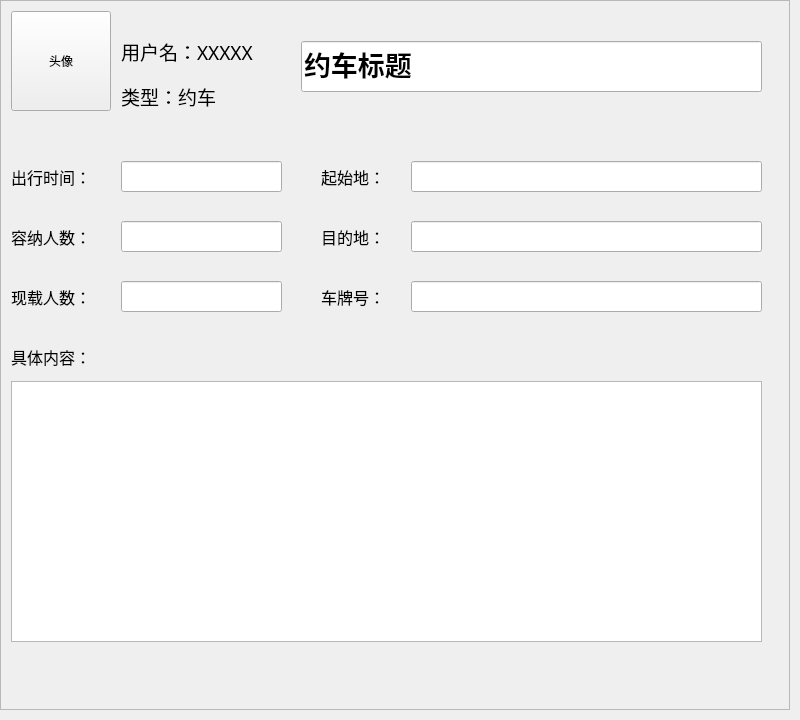
<?xml version="1.0" encoding="UTF-8"?>
<ui version="4.0">
 <class>YuechePublish</class>
 <widget class="QWidget" name="YuechePublish">
  <property name="geometry">
   <rect>
    <x>0</x>
    <y>0</y>
    <width>800</width>
    <height>720</height>
   </rect>
  </property>
  <property name="minimumSize">
   <size>
    <width>800</width>
    <height>720</height>
   </size>
  </property>
  <property name="maximumSize">
   <size>
    <width>800</width>
    <height>720</height>
   </size>
  </property>
  <property name="windowTitle">
   <string>Form</string>
  </property>
  <widget class="QScrollArea" name="scrollArea">
   <property name="geometry">
    <rect>
     <x>0</x>
     <y>0</y>
     <width>790</width>
     <height>710</height>
    </rect>
   </property>
   <property name="minimumSize">
    <size>
     <width>790</width>
     <height>710</height>
    </size>
   </property>
   <property name="maximumSize">
    <size>
     <width>790</width>
     <height>700</height>
    </size>
   </property>
   <property name="verticalScrollBarPolicy">
    <enum>Qt::ScrollBarAsNeeded</enum>
   </property>
   <property name="widgetResizable">
    <bool>true</bool>
   </property>
   <widget class="QWidget" name="scrollAreaWidgetContents">
    <property name="geometry">
     <rect>
      <x>0</x>
      <y>0</y>
      <width>788</width>
      <height>708</height>
     </rect>
    </property>
    <widget class="QLabel" name="label_10">
     <property name="geometry">
      <rect>
       <x>10</x>
       <y>340</y>
       <width>91</width>
       <height>31</height>
      </rect>
     </property>
     <property name="font">
      <font>
       <family>Agency FB</family>
       <pointsize>12</pointsize>
      </font>
     </property>
     <property name="text">
      <string>具体内容：</string>
     </property>
    </widget>
    <widget class="QLabel" name="label_7">
     <property name="geometry">
      <rect>
       <x>10</x>
       <y>220</y>
       <width>101</width>
       <height>31</height>
      </rect>
     </property>
     <property name="font">
      <font>
       <family>Agency FB</family>
       <pointsize>12</pointsize>
      </font>
     </property>
     <property name="text">
      <string>容纳人数：</string>
     </property>
    </widget>
    <widget class="QLineEdit" name="lineEdit">
     <property name="geometry">
      <rect>
       <x>300</x>
       <y>40</y>
       <width>461</width>
       <height>51</height>
      </rect>
     </property>
     <property name="font">
      <font>
       <family>Agency FB</family>
       <pointsize>20</pointsize>
       <weight>75</weight>
       <bold>true</bold>
      </font>
     </property>
     <property name="layoutDirection">
      <enum>Qt::LeftToRight</enum>
     </property>
     <property name="text">
      <string>约车标题</string>
     </property>
     <property name="clearButtonEnabled">
      <bool>false</bool>
     </property>
    </widget>
    <widget class="QLabel" name="label_9">
     <property name="geometry">
      <rect>
       <x>320</x>
       <y>280</y>
       <width>101</width>
       <height>31</height>
      </rect>
     </property>
     <property name="font">
      <font>
       <family>Agency FB</family>
       <pointsize>12</pointsize>
      </font>
     </property>
     <property name="text">
      <string>车牌号：</string>
     </property>
    </widget>
    <widget class="QLineEdit" name="lineEdit_6">
     <property name="geometry">
      <rect>
       <x>410</x>
       <y>280</y>
       <width>351</width>
       <height>31</height>
      </rect>
     </property>
     <property name="font">
      <font>
       <family>Agency FB</family>
       <pointsize>12</pointsize>
      </font>
     </property>
    </widget>
    <widget class="QLabel" name="label_5">
     <property name="geometry">
      <rect>
       <x>320</x>
       <y>160</y>
       <width>101</width>
       <height>31</height>
      </rect>
     </property>
     <property name="font">
      <font>
       <family>Agency FB</family>
       <pointsize>12</pointsize>
      </font>
     </property>
     <property name="text">
      <string>起始地：</string>
     </property>
    </widget>
    <widget class="QLabel" name="label_8">
     <property name="geometry">
      <rect>
       <x>10</x>
       <y>280</y>
       <width>101</width>
       <height>31</height>
      </rect>
     </property>
     <property name="font">
      <font>
       <family>Agency FB</family>
       <pointsize>12</pointsize>
      </font>
     </property>
     <property name="text">
      <string>现载人数：</string>
     </property>
    </widget>
    <widget class="QLineEdit" name="lineEdit_3">
     <property name="geometry">
      <rect>
       <x>410</x>
       <y>160</y>
       <width>351</width>
       <height>31</height>
      </rect>
     </property>
     <property name="font">
      <font>
       <family>Agency FB</family>
       <pointsize>12</pointsize>
      </font>
     </property>
    </widget>
    <widget class="QLineEdit" name="lineEdit_5">
     <property name="geometry">
      <rect>
       <x>410</x>
       <y>220</y>
       <width>351</width>
       <height>31</height>
      </rect>
     </property>
     <property name="font">
      <font>
       <family>Agency FB</family>
       <pointsize>12</pointsize>
      </font>
     </property>
    </widget>
    <widget class="QLineEdit" name="lineEdit_2">
     <property name="geometry">
      <rect>
       <x>120</x>
       <y>160</y>
       <width>161</width>
       <height>31</height>
      </rect>
     </property>
     <property name="font">
      <font>
       <family>Agency FB</family>
       <pointsize>12</pointsize>
      </font>
     </property>
    </widget>
    <widget class="QTextEdit" name="textEdit">
     <property name="geometry">
      <rect>
       <x>10</x>
       <y>380</y>
       <width>751</width>
       <height>261</height>
      </rect>
     </property>
    </widget>
    <widget class="QLabel" name="label_6">
     <property name="geometry">
      <rect>
       <x>320</x>
       <y>220</y>
       <width>101</width>
       <height>31</height>
      </rect>
     </property>
     <property name="font">
      <font>
       <family>Agency FB</family>
       <pointsize>12</pointsize>
      </font>
     </property>
     <property name="text">
      <string>目的地：</string>
     </property>
    </widget>
    <widget class="QLabel" name="label_2">
     <property name="geometry">
      <rect>
       <x>120</x>
       <y>30</y>
       <width>151</width>
       <height>41</height>
      </rect>
     </property>
     <property name="font">
      <font>
       <family>Agency FB</family>
       <pointsize>14</pointsize>
      </font>
     </property>
     <property name="text">
      <string>用户名：XXXXX</string>
     </property>
    </widget>
    <widget class="QLabel" name="label_4">
     <property name="geometry">
      <rect>
       <x>10</x>
       <y>160</y>
       <width>101</width>
       <height>31</height>
      </rect>
     </property>
     <property name="font">
      <font>
       <family>Agency FB</family>
       <pointsize>12</pointsize>
      </font>
     </property>
     <property name="text">
      <string>出行时间：</string>
     </property>
    </widget>
    <widget class="QLabel" name="label_3">
     <property name="geometry">
      <rect>
       <x>120</x>
       <y>80</y>
       <width>131</width>
       <height>31</height>
      </rect>
     </property>
     <property name="font">
      <font>
       <family>Agency FB</family>
       <pointsize>14</pointsize>
      </font>
     </property>
     <property name="text">
      <string>类型：约车</string>
     </property>
    </widget>
    <widget class="QLineEdit" name="lineEdit_4">
     <property name="geometry">
      <rect>
       <x>120</x>
       <y>220</y>
       <width>161</width>
       <height>31</height>
      </rect>
     </property>
     <property name="font">
      <font>
       <family>Agency FB</family>
       <pointsize>12</pointsize>
      </font>
     </property>
    </widget>
    <widget class="QLineEdit" name="lineEdit_7">
     <property name="geometry">
      <rect>
       <x>120</x>
       <y>280</y>
       <width>161</width>
       <height>31</height>
      </rect>
     </property>
     <property name="font">
      <font>
       <family>Agency FB</family>
       <pointsize>12</pointsize>
      </font>
     </property>
    </widget>
    <widget class="QToolButton" name="toolButton">
     <property name="geometry">
      <rect>
       <x>10</x>
       <y>10</y>
       <width>100</width>
       <height>100</height>
      </rect>
     </property>
     <property name="minimumSize">
      <size>
       <width>100</width>
       <height>100</height>
      </size>
     </property>
     <property name="maximumSize">
      <size>
       <width>100</width>
       <height>100</height>
      </size>
     </property>
     <property name="text">
      <string>头像</string>
     </property>
    </widget>
   </widget>
  </widget>
 </widget>
 <resources/>
 <connections/>
</ui>
